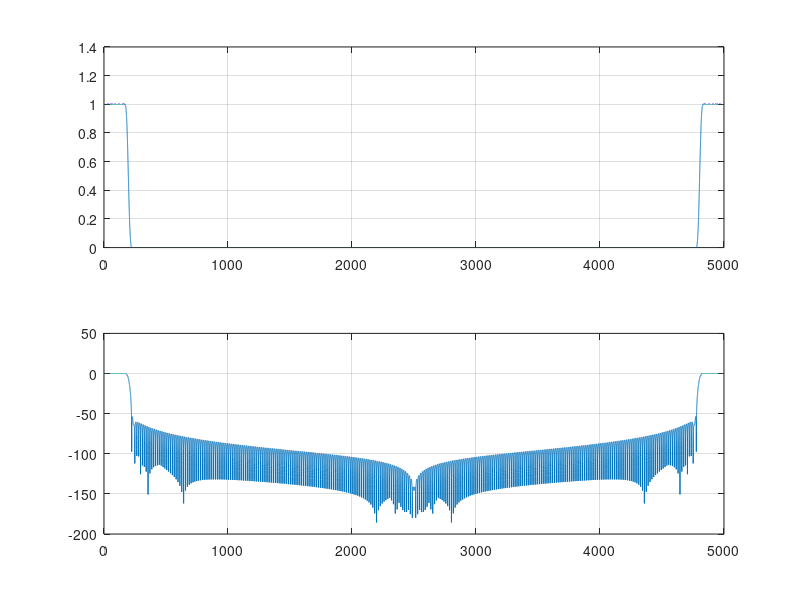
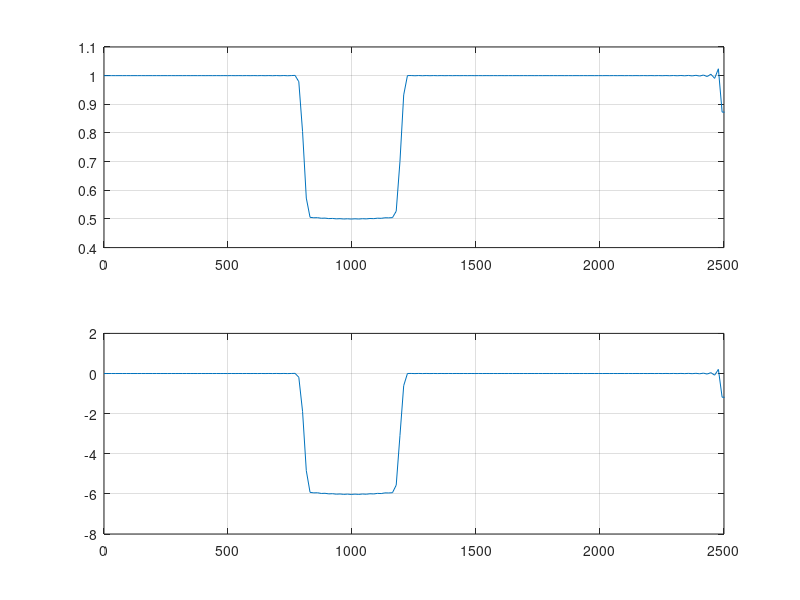

Write MATLAB code to recreate these figures, in order.
%Fir_pasmowo_zaporowy
clc; clear; close all;
fx=1000;%środek pasma
fs=5000;
Bp=50;
B=200;
Rr=48;
a=3.3;
R=ceil(a*fs/Bp);
K=R+1;
fp=B-Bp/2;
fr=B+Bp/2;
f0=(fp+fr)/2;

M=4*K;
L=(M-2)/2;
Df = fs/M;
f = 0:Df:M*Df-Df;
o = floor(f0/Df);
HM=[1,ones(1,o-1),1/2,zeros(1,L-o),0,zeros(1,L-o),1/2,ones(1,o-1)];
hx = fftshift(ifft(HM));
hx = hx(floor(M/2)-floor(K/2)+1:floor(M/2)+floor(K/2)+1);
h = hx(:).*hamming(K);

%odp impulsowa
[H1, F1] = freqz(h,1,K*200,fs);
figure(1)
subplot(2,1,1)
    plot(F1,abs(H1));grid on; hold on;
subplot(2,1,2)
    plot(F1,20*log10(abs(H1)));grid on; hold on;

n = 0:R;
Df = fs/K;
f = 0:Df:Df*K-Df;
hPP = cos(2*pi*fx/fs.*(n-R/2-1/2)).*(h.');
HPP = fft(hPP);

hPZ = sinc(n-R/2-1/2) - hPP;
HPZ = fft(hPZ);

figure(2)
subplot(2,1,1)
    plot(f,abs(HPZ));grid on; hold on;
    xlim([0,fs/2])
subplot(2,1,2)
    plot(f,20*log10(abs(HPZ)));grid on; hold on;
    xlim([0,fs/2])